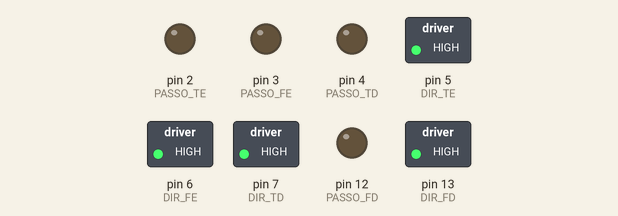
A sketch run on a simulated Arduino Uno, built with avr-gcc and run on an emulated ATmega328P. Parts: switched loads named in the sketch (green lamp = pin HIGH), output pins drawn as LEDs (lit = HIGH). What the sketch prints to the serial monitor is not drawn.

Above: at 0.05 s.
At 0.79 s:
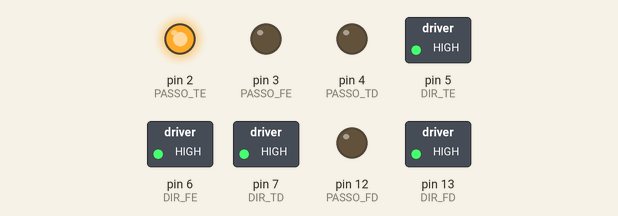
At 1.39 s:
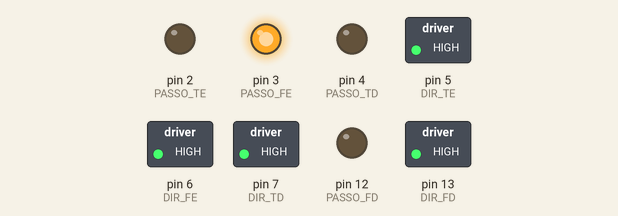
At 2.29 s:
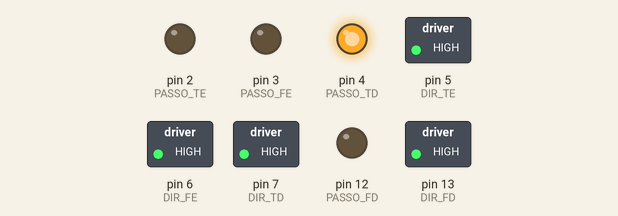
At 2.89 s:
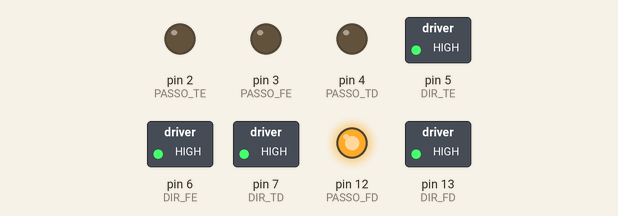
Timing chart, 0 to 3.2 s (numbered marks = the images above):
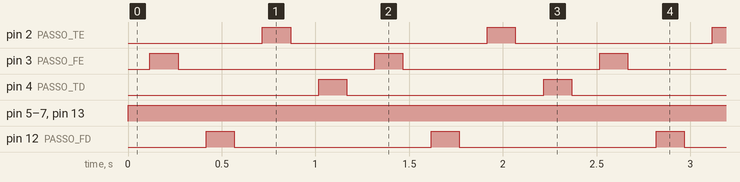

The sketch:

cinem_tica_omni.ino
```cpp
//Controle Robô Omnidirecional
//Versão 1.0
//Criado por Clístenes Grizafis Bento

//-------------------------------------
//- Bibliotecas --------
//-------------------------------------

#include<math.h>

//-------------------------------------
//- Parâmetros e configurações --------
//-------------------------------------

// Características do robô
const float RAIO_RODA = 0.04;
const int PASSOS_REVOLUCAO = 800;
const float CIRCUNFERENCIA_RODA = (2 * M_PI * RAIO_RODA);

//--- Pinos motores ---
// Motor frontal esquerdo
#define PASSO_FE 3 //Passo eixo Y
#define DIR_FE 6 // Direção eixo Y

// Motor frontal direito
#define PASSO_FD 12 //Passo eixo A
#define DIR_FD 13 // Direção eixo A

// Motor traseiro esquerdo
#define PASSO_TE 2 //Passo eixo X
#define DIR_TE 5 // Direção eixo X

// Motor traseiro esquerdo
#define PASSO_TD 4 //Passo eixo Z
#define DIR_TD 7 // Direção eixo Z

//-------------------------------------
//- VARIAVEIS GLOBAIS --------
//-------------------------------------

//velocidade teste
 float vel = 0.016666;


//-------------------------------------
//- FUNÇÕES RELEVANTES --------
//-------------------------------------

//função de define o delay de cada passo dos moteores convertendo a velocidade recebida em milissegundos
float delayDosPassos(float velocidade){
  float rpm = (60/CIRCUNFERENCIA_RODA)*velocidade;
  Serial.print(rpm);
  Serial.print((60000/(float)PASSOS_REVOLUCAO)/rpm);
  return ((60000/(float)PASSOS_REVOLUCAO)/rpm); //60.000 é a quantidade de milisegundos que tem um minuto

};

 void setup() {

 Serial.begin(600);

 // Definindo os pinos dos motores como saída
 pinMode(PASSO_FE,OUTPUT);
 pinMode(DIR_FE,OUTPUT);

 pinMode(PASSO_FD,OUTPUT);
 pinMode(DIR_FD,OUTPUT);

 pinMode(PASSO_TE,OUTPUT);
 pinMode(DIR_TE,OUTPUT);

 pinMode(PASSO_TD,OUTPUT);
 pinMode(DIR_TD,OUTPUT);


 }
 void loop() {
// Habilita o motor para que se movimente em um sentido particular
 digitalWrite(DIR_FE,HIGH);
 digitalWrite(DIR_FD,HIGH);
 digitalWrite(DIR_TE,HIGH);
 digitalWrite(DIR_TD,HIGH);


digitalWrite(PASSO_FE,HIGH);
delayMicroseconds(delayDosPassos(vel));
digitalWrite(PASSO_FE,LOW);
delayMicroseconds(delayDosPassos(vel));
digitalWrite(PASSO_FD,HIGH);
delayMicroseconds(delayDosPassos(vel));
digitalWrite(PASSO_FD,LOW);
delayMicroseconds(delayDosPassos(vel));
digitalWrite(PASSO_TE,HIGH);
delayMicroseconds(delayDosPassos(vel));
digitalWrite(PASSO_TE,LOW);
delayMicroseconds(delayDosPassos(vel));
digitalWrite(PASSO_TD,HIGH);
delayMicroseconds(delayDosPassos(vel));
digitalWrite(PASSO_TD,LOW);
delayMicroseconds(delayDosPassos(vel));
}
```

Measured:
- by itself, pin 2 (PASSO_TE), pin 3 (PASSO_FE), pin 4 (PASSO_TD), pin 12 (PASSO_FD): alternates HIGH for 0.15 s and LOW for 1.0 s
- by itself, pin 5 (DIR_TE), pin 6 (DIR_FE), pin 7 (DIR_TD), pin 13 (DIR_FD): LOW → HIGH at 0.00 s
- by itself, everything shown: repeats every 1.2 s, in 8 steps
